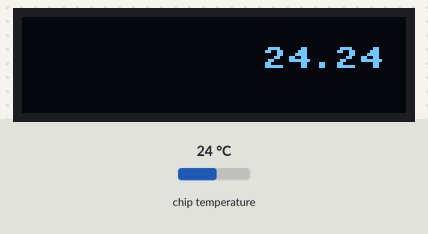
Recording of a program running on a simulated Raspberry Pi Pico running MicroPython. On the bench: 128×32 one-colour display. Inputs (shaded band) come from the test bench; at power-on: chip temperature 24 °C. What the program prints to the serial console is not drawn.

Above: at 1.6 s.
1.7 s: chip temperature set to 1 °C
At 3.7 s:
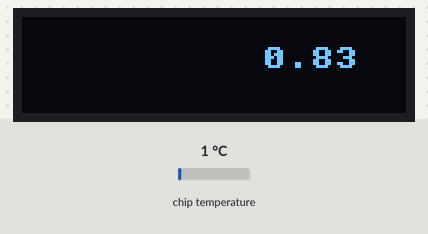
4.6 s: chip temperature set to 11 °C
At 7.3 s:
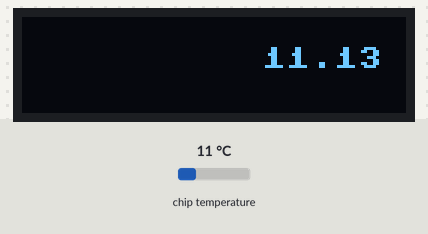
7.6 s: chip temperature set to 22 °C
At 10.1 s:
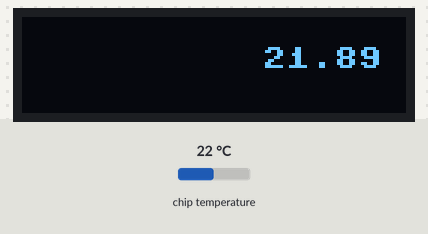
Timing chart, 0 to 11.6 s (numbered marks = the images above; inputs shaded):
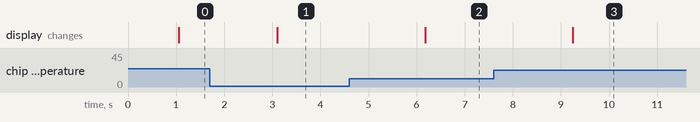

The program:

OLED_TEMP.py
```python
#將溫度值顯示於OLED上

from machine import Pin, I2C
from ssd1306 import SSD1306_I2C
import machine
from time import sleep
import math

sensor_temp=machine.ADC(4)
conversion_factor = 3.3 / 65535
i2c = I2C(0, sda=Pin(12), scl=Pin(13), freq=200000)
oled = SSD1306_I2C(128, 32, i2c)

while True:
    reading=sensor_temp.read_u16() * conversion_factor
    temp = round(27 - (reading - 0.706)/0.001721, 2)
    print(temp)
    sleep(1)
    disp=str(temp)
    oled.fill(0)
    oled.text(disp,80,10)
    oled.show()
```

Measured:
- after the input at 1.7 s, the display: changes after 1.4 s (image 1)
- after the input at 4.6 s, the display: changes after 1.6 s (image 2)
- after the input at 7.6 s, the display: changes after 1.6 s (image 3)
